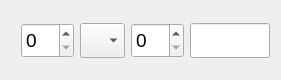
<?xml version="1.0" encoding="UTF-8"?>
<ui version="4.0">
 <class>Calculator</class>
 <widget class="QMainWindow" name="Calculator">
  <property name="geometry">
   <rect>
    <x>0</x>
    <y>0</y>
    <width>281</width>
    <height>80</height>
   </rect>
  </property>
  <property name="windowTitle">
   <string>Calculator</string>
  </property>
  <widget class="QWidget" name="centralWidget">
   <widget class="QWidget" name="horizontalLayoutWidget">
    <property name="geometry">
     <rect>
      <x>10</x>
      <y>0</y>
      <width>262</width>
      <height>81</height>
     </rect>
    </property>
    <layout class="QHBoxLayout" name="layout" stretch="0,0,0,0">
     <item>
      <widget class="QSpinBox" name="leftOperand">
       <property name="sizePolicy">
        <sizepolicy hsizetype="Fixed" vsizetype="Fixed">
         <horstretch>0</horstretch>
         <verstretch>0</verstretch>
        </sizepolicy>
       </property>
       <property name="minimumSize">
        <size>
         <width>53</width>
         <height>35</height>
        </size>
       </property>
       <property name="maximumSize">
        <size>
         <width>53</width>
         <height>35</height>
        </size>
       </property>
       <property name="font">
        <font>
         <pointsize>14</pointsize>
        </font>
       </property>
      </widget>
     </item>
     <item>
      <widget class="QComboBox" name="operation">
       <property name="sizePolicy">
        <sizepolicy hsizetype="Fixed" vsizetype="Fixed">
         <horstretch>0</horstretch>
         <verstretch>0</verstretch>
        </sizepolicy>
       </property>
       <property name="minimumSize">
        <size>
         <width>45</width>
         <height>35</height>
        </size>
       </property>
       <property name="maximumSize">
        <size>
         <width>45</width>
         <height>35</height>
        </size>
       </property>
       <property name="font">
        <font>
         <pointsize>12</pointsize>
        </font>
       </property>
      </widget>
     </item>
     <item>
      <widget class="QSpinBox" name="rightOperand">
       <property name="sizePolicy">
        <sizepolicy hsizetype="Fixed" vsizetype="Fixed">
         <horstretch>0</horstretch>
         <verstretch>0</verstretch>
        </sizepolicy>
       </property>
       <property name="minimumSize">
        <size>
         <width>53</width>
         <height>35</height>
        </size>
       </property>
       <property name="maximumSize">
        <size>
         <width>53</width>
         <height>35</height>
        </size>
       </property>
       <property name="font">
        <font>
         <pointsize>14</pointsize>
        </font>
       </property>
      </widget>
     </item>
     <item>
      <widget class="QLineEdit" name="result">
       <property name="sizePolicy">
        <sizepolicy hsizetype="Fixed" vsizetype="Fixed">
         <horstretch>0</horstretch>
         <verstretch>0</verstretch>
        </sizepolicy>
       </property>
       <property name="minimumSize">
        <size>
         <width>80</width>
         <height>35</height>
        </size>
       </property>
       <property name="maximumSize">
        <size>
         <width>80</width>
         <height>35</height>
        </size>
       </property>
       <property name="font">
        <font>
         <pointsize>14</pointsize>
        </font>
       </property>
       <property name="maxLength">
        <number>5</number>
       </property>
       <property name="alignment">
        <set>Qt::AlignLeading|Qt::AlignLeft|Qt::AlignVCenter</set>
       </property>
       <property name="readOnly">
        <bool>true</bool>
       </property>
      </widget>
     </item>
    </layout>
   </widget>
  </widget>
 </widget>
 <layoutdefault spacing="6" margin="11"/>
 <resources/>
 <connections/>
</ui>
